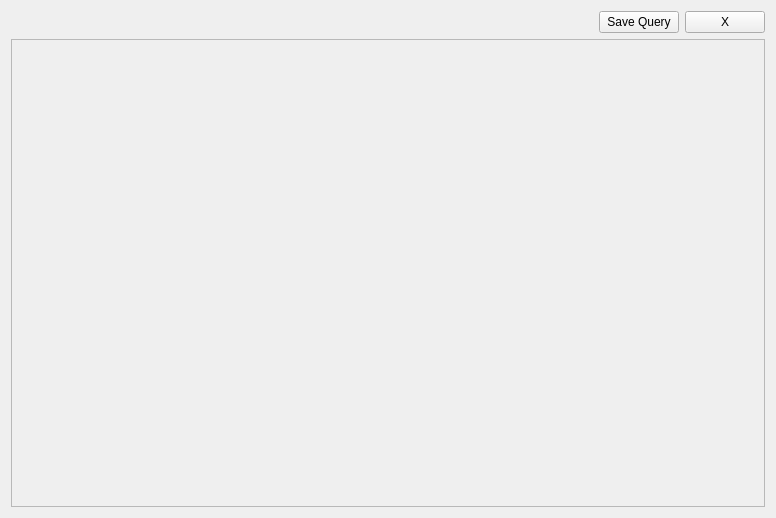
<?xml version="1.0" encoding="UTF-8"?>
<ui version="4.0">
 <class>Form</class>
 <widget class="QWidget" name="Form">
  <property name="geometry">
   <rect>
    <x>0</x>
    <y>0</y>
    <width>776</width>
    <height>518</height>
   </rect>
  </property>
  <property name="windowTitle">
   <string>Form</string>
  </property>
  <layout class="QVBoxLayout" name="verticalLayout">
   <item>
    <layout class="QHBoxLayout" name="horizontalLayout">
     <item>
      <spacer name="horizontalSpacer">
       <property name="orientation">
        <enum>Qt::Horizontal</enum>
       </property>
       <property name="sizeHint" stdset="0">
        <size>
         <width>40</width>
         <height>2</height>
        </size>
       </property>
      </spacer>
     </item>
     <item>
      <widget class="QPushButton" name="pushButton_2">
       <property name="text">
        <string>Save Query</string>
       </property>
      </widget>
     </item>
     <item>
      <widget class="QPushButton" name="btn_Close">
       <property name="text">
        <string>X</string>
       </property>
      </widget>
     </item>
    </layout>
   </item>
   <item>
    <widget class="QScrollArea" name="scrollArea">
     <property name="widgetResizable">
      <bool>true</bool>
     </property>
     <widget class="QWidget" name="scrollAreaWidgetContents">
      <property name="geometry">
       <rect>
        <x>0</x>
        <y>0</y>
        <width>756</width>
        <height>467</height>
       </rect>
      </property>
     </widget>
    </widget>
   </item>
  </layout>
 </widget>
 <resources/>
 <connections/>
</ui>
